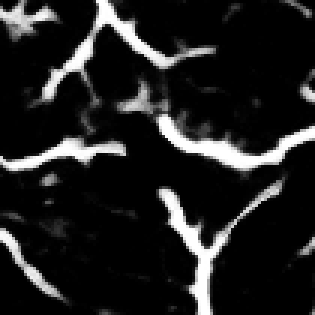
#> input picture input_images/RH_vessels_selection.png, 105 x 105 px, found by its file name (shown 3 times larger)
$ jupyter execute --allow-errors vessels_image_processing.ipynb
#> lines starting #> are read from the running program, lines starting #| are printed output that depends on the picture; after the words box and inside, x2 and y2 are one past the last pixel; in counts of white or black regions, pixels touching at a corner belong together
# Creating the images for 3D recontruction
We load the selected vessels:

[cell 1]
import numpy as np

vessel_selection = "./input_images/RH_vessels_selection.png"

from skimage import io
vs_im_o = io.imread(vessel_selection, as_gray=True)  # imported as np array between 1 (rendered as black) and 0 (rendered as white)
#> vs_im_o is the input picture: shape (105, 105) float64; min 0, max 1, mean 0.127
io.imshow(vs_im_o)

Then we binarize:

[cell 2]
# binarize
threshold = 0.5
vs_im = vs_im_o.copy()
vs_im[vs_im >= threshold] = 1.
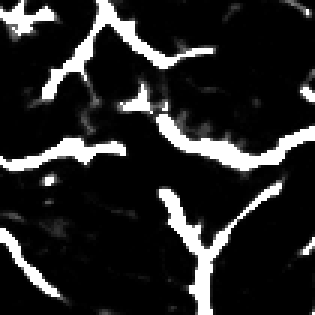
#> vs_im: shape (105, 105) float64 (shown 3 times larger); 9.81% of pixels changed, all inside (x1, y1, x2, y2) = (0, 0, 105, 105)
vs_im[vs_im < threshold] = 0.
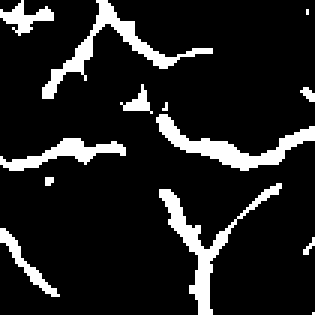
#> vs_im: shape (105, 105) float64 (shown 3 times larger); values 0 (black) and 1 (white), 12.1% white; 13 white regions (6 under 20 px), largest, box (x1, y1, x2, y2) and area: (53, 61, 94, 105) 309, (14, 0, 71, 33) 296, (52, 38, 105, 57) 293
io.imshow(vs_im)

And we remove small imperfections using `remove_small_objects`

[cell 3]
# remove small object
from skimage.morphology import remove_small_objects
mask = remove_small_objects(vs_im.astype(bool), 20)
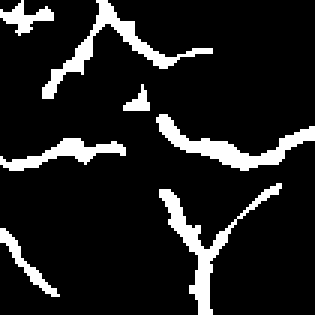
#> mask: shape (105, 105) bool (shown 3 times larger); 11.7% white; 7 white regions, largest, box (x1, y1, x2, y2) and area: (53, 61, 94, 105) 309, (14, 0, 71, 33) 294, (52, 38, 105, 57) 293
vs_im[mask] = 1.
vs_im[~mask] = 0.
io.imshow(vs_im)
io.imsave("out/RH_vessels_binary.png", vs_im)

We skeletonze to find the center points for the vessels

[cell 4]
# skeletonize
from skimage.morphology import skeletonize
skeleton = skeletonize(vs_im)
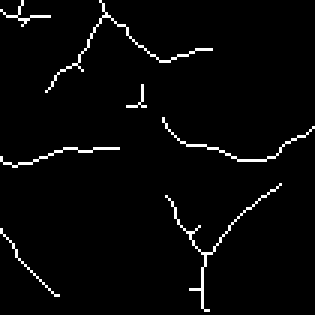
#> skeleton: shape (105, 105) bool (shown 3 times larger); 2.8% white in thin lines or dots
io.imshow(skeleton)
io.imsave("out/RH_vessels_skeleton.png", skeleton)

And  finally we compute the edges:

[cell 5]
# find edges
from skimage import feature
edges = skeletonize(feature.canny(vs_im, sigma=0.8))
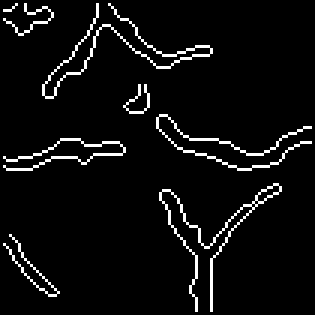
#> edges: shape (105, 105) bool (shown 3 times larger); 5.1% white in thin lines or dots
io.imshow(edges)
io.imsave("out/RH_vessels_edges.png", edges)

$ run again, with input_images/RH_initial_selection.png copied over input_images/RH_vessels_selection.png
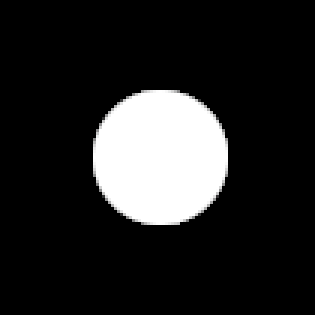
#> input picture input_images/RH_initial_selection.png, 105 x 105 px, found by its file name (shown 3 times larger)
#> mask: shape (105, 105) bool; 14.9% white; 1 white region, box (x1, y1, x2, y2) and area: (31, 30, 76, 75) 1647
#> `skeleton = skeletonize(vs_im)`:
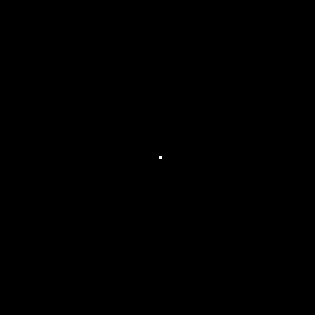
#> skeleton: shape (105, 105) bool (shown 3 times larger); 0.01% white in thin lines or dots, all inside (x1, y1, x2, y2) = (53, 52, 54, 53)
#> `edges = skeletonize(feature.canny(vs_im, sigma=0.8))`:
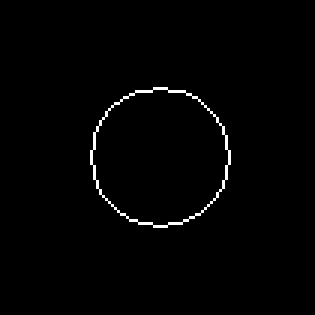
#> edges: shape (105, 105) bool (shown 3 times larger); 1.2% white in thin lines or dots, all inside (x1, y1, x2, y2) = (30, 29, 77, 76)
